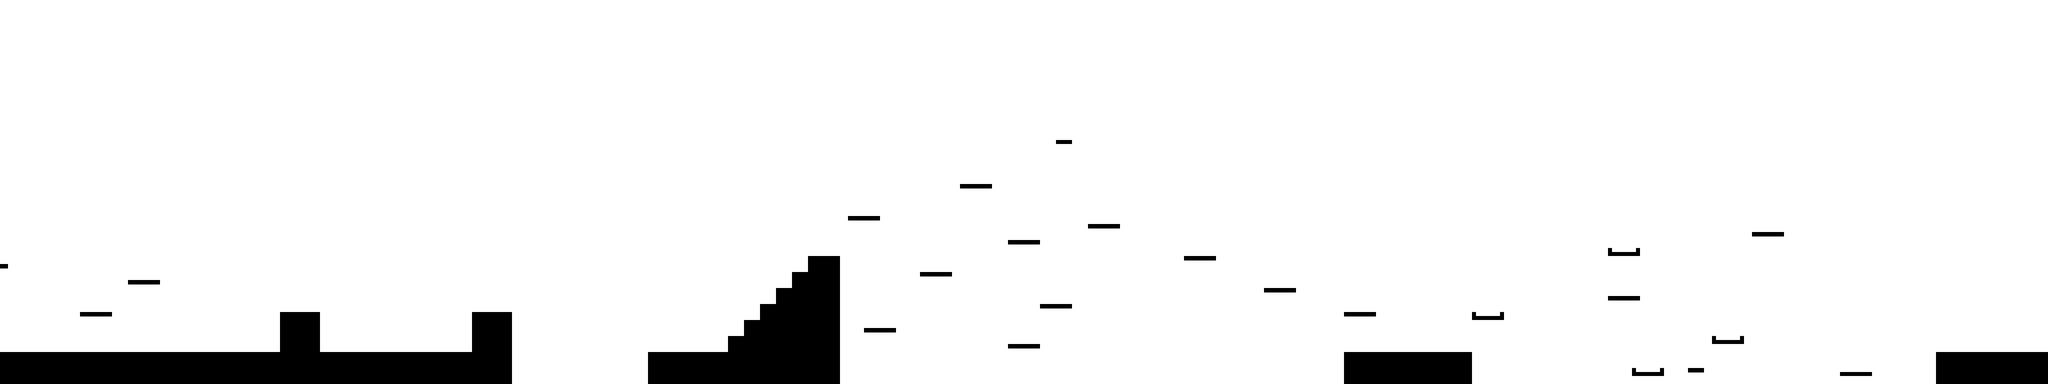

A level layout from a 2D game, rendered from its tile map. Below: a short description, then the map file with tile-grid data replaced by summaries:
An orthogonal 256x48 tile map with 16x16 px tiles, 1 tile layer (Tile Layer 1) and 66 objects (31x platform, 14x coin, 11x solid, 8x zombie, player, ...).

<map version="1.0" orientation="orthogonal" renderorder="right-down" width="256" height="48" tilewidth="16" tileheight="16" nextobjectid="82">
 <tileset firstgid="1" name="black_white_tileset" tilewidth="16" tileheight="16" tilecount="18" columns="6">
  <image source="black_white_tileset.png" width="96" height="48" />
 </tileset>
 <layer name="Tile Layer 1" width="256" height="48">
  <data>[12288 cells, 12288 non-empty, 6 distinct tile ids]</data>
 </layer>
 <objectgroup name="spawn_point_layer">
  <object id="1" name="zombie" x="304" y="528" width="16" height="16" />
  <object id="2" name="coin" x="0" y="448" width="16" height="16" />
  <object id="8" name="coin" x="304" y="480" width="16" height="16" />
  <object id="9" name="player" x="16" y="624" width="16" height="16" />
  <object id="15" name="coin" x="640" y="688" width="16" height="16" />
  <object id="16" name="zombie" x="902" y="644" width="16" height="16" />
  <object id="18" name="zombie" x="775" y="641" width="16" height="16" />
  <object id="19" name="zombie" x="648" y="646" width="16" height="16" />
  <object id="43" name="coin" x="2120" y="152" width="16" height="16" />
  <object id="62" name="zombie" x="3239" y="459" width="16" height="16" />
  <object id="63" name="zombie" x="2969" y="598" width="16" height="16" />
  <object id="64" name="zombie" x="3289" y="706" width="16" height="16" />
  <object id="65" name="zombie" x="3445" y="642" width="16" height="16" />
  <object id="71" name="coin" x="1296" y="640" width="16" height="16" />
  <object id="72" name="coin" x="1664" y="368" width="16" height="16" />
  <object id="74" name="coin" x="1864" y="440" width="16" height="16" />
  <object id="75" name="coin" x="1752" y="536" width="16" height="16" />
  <object id="76" name="coin" x="2392" y="392" width="16" height="16" />
  <object id="77" name="coin" x="2688" y="688" width="16" height="16" />
  <object id="78" name="coin" x="3384" y="616" width="16" height="16" />
  <object id="79" name="coin" x="3528" y="344" width="16" height="16" />
  <object id="80" name="coin" x="4056" y="584" width="16" height="16" />
  <object id="81" name="coin" x="3240" y="392" width="16" height="16" />
 </objectgroup>
 <objectgroup name="collision_layer">
  <object id="3" name="platform" x="254" y="560" width="64" height="16" />
  <object id="4" name="platform" x="160" y="624" width="64" height="16" />
  <object id="5" name="platform" x="0" y="528" width="16" height="8" />
  <object id="7" name="solid" x="0" y="704" width="1024" height="64" />
  <object id="11" name="solid" x="944" y="624" width="80" height="80" />
  <object id="12" name="soild" x="560" y="624" width="80" height="80" />
  <object id="20" name="solid" x="1296" y="704" width="384" height="64" />
  <object id="21" name="solid" x="1616" y="512" width="64" height="192" />
  <object id="23" name="solid" x="1584" y="544" width="32" height="160" />
  <object id="24" name="solid" x="1552" y="576" width="32" height="128" />
  <object id="25" name="solid" x="1520" y="608" width="32" height="96" />
  <object id="26" name="solid" x="1488" y="640" width="32" height="64" />
  <object id="27" name="solid" x="1456" y="672" width="32" height="32" />
  <object id="28" name="platform" x="1696" y="432" width="64" height="16" />
  <object id="29" name="platform" x="1920" y="368" width="64" height="16" />
  <object id="30" name="platform" x="1840" y="544" width="64" height="16" />
  <object id="31" name="platform" x="1728" y="656" width="64" height="16" />
  <object id="33" name="platform" x="2016" y="688" width="64" height="16" />
  <object id="34" name="platform" x="2016" y="480" width="64" height="16" />
  <object id="35" name="platform" x="2080" y="608" width="64" height="16" />
  <object id="37" name="platform" x="2175" y="449" width="64" height="16" />
  <object id="38" name="platform" x="2368" y="512" width="64" height="16" />
  <object id="39" name="platform" x="2528" y="576" width="64" height="16" />
  <object id="40" name="platform" x="2688" y="624" width="64" height="16" />
  <object id="41" name="platform" x="2112" y="280" width="32" height="8" />
  <object id="42" name="solid" x="2688" y="704" width="256" height="64" />
  <object id="45" name="platform" x="2944" y="632" width="64" height="8" />
  <object id="46" name="platform" x="2944" y="624" width="8" height="8" />
  <object id="47" name="platform" x="3000" y="624" width="8" height="8" />
  <object id="48" name="platform" x="3216" y="496" width="8" height="8" />
  <object id="49" name="platform" x="3272" y="496" width="8" height="8" />
  <object id="50" name="platform" x="3264" y="736" width="8" height="8" />
  <object id="51" name="platform" x="3320" y="736" width="8" height="8" />
  <object id="52" name="platform" x="3216" y="504" width="64" height="8" />
  <object id="53" name="platform" x="3264" y="744" width="64" height="8" />
  <object id="54" name="platform" x="3424" y="680" width="64" height="8" />
  <object id="55" name="platform" x="3680" y="744" width="64" height="8" />
  <object id="56" name="platform" x="3424" y="672" width="8" height="8" />
  <object id="57" name="platform" x="3480" y="672" width="8" height="8" />
  <object id="60" name="platform" x="3216" y="592" width="64" height="16" />
  <object id="61" name="platform" x="3504" y="464" width="64" height="16" />
  <object id="68" name="platform" x="3376" y="736" width="32" height="8" />
  <object id="70" name="solid" x="3872" y="704" width="256" height="64" />
 </objectgroup>
</map>
